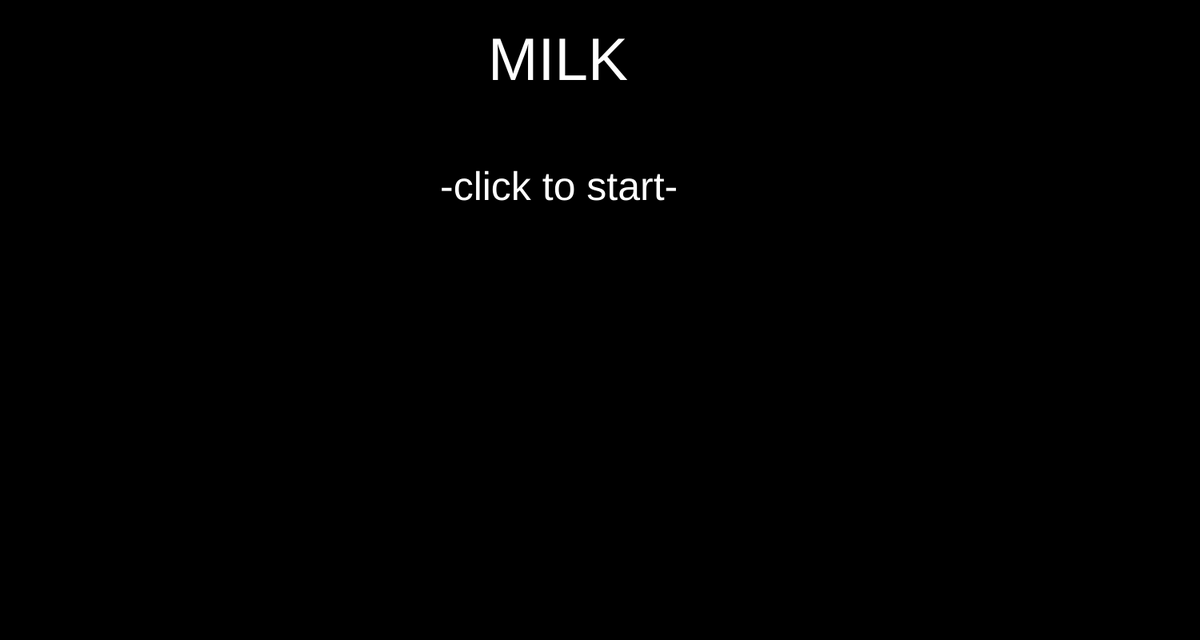
Frame 1 (no input)
Frame 60 (no input): identical to frame 1, image omitted
Frame 120 (the mouse pressed at the canvas centre since frame 60): identical to frame 1, image omitted

The p5.js sketch that drew this single still picture (run headless with seeded random() and noise() and a simulated clock; from frame 60 on, the mouse is pressed at the canvas centre):

// p5.js sketch
// ── sketch.js
var milk = 0; //this is equivalent to myState


function setup() {
  // put setup code here
  createCanvas (1500, 800);
}

function draw() {
  // put drawing code here
  switch (milk) {

    case 0: //splash screen
    background ('black');
    fill ('white');
    textSize (75);
    text ('MILK', 610, 100);
    textSize (50);
    text ('-click to start-', 550, 250);
    break;


    case 1: //instructions
    break;

    case 2: //game state
    break;

    case 3: // win state
    break;

    case 4: //lose state
    break;
  }
}
